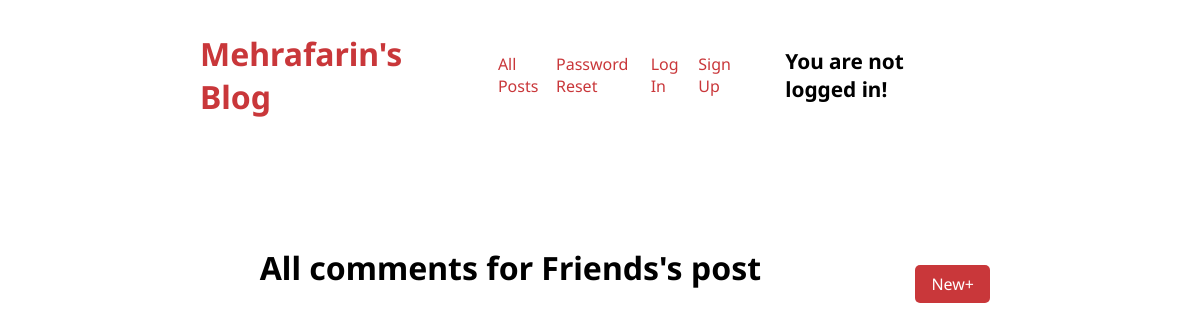
/single-post/all-comments/35/, run on an earlier commit of the app's database.
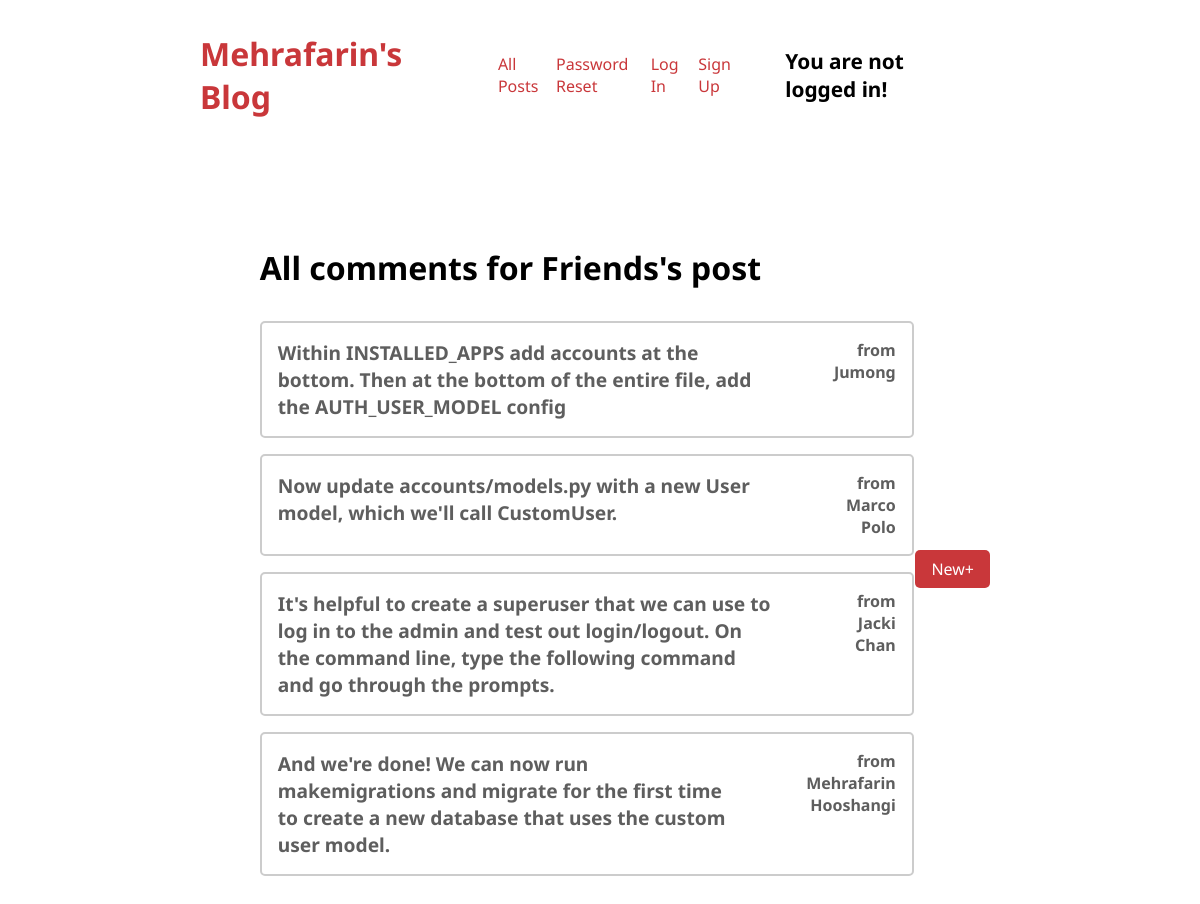
And on a later commit of the database.
### blog/models.py (models this page shows, shortened)
class Comments(models.Model):
    user_name = models.CharField(max_length=50, null=True)
    user_email =  models.EmailField(null=True)
    text = models.TextField(null=True)
    post = models.ForeignKey(Blog, on_delete=models.CASCADE, null=True, related_name='comments')

### blog/views.py (the view)
# urls.py: path('single-post/all-comments/<int:pk>/', AllCommentsView.as_view(), name='all-comments'),
class AllCommentsView(ListView):
    template_name = 'all-comments.html'
    model = Comments
    def get_context_data(self, **kwargs):
        related_comments = []
        context = super().get_context_data(**kwargs)
        post_id = self.kwargs['pk']
        post = Blog.objects.get(pk=post_id)
        comments = Comments.objects.all()
        for comment in comments:
            if comment.post:
                if comment.post.pk == post_id:
                    related_comments.append(comment)
        context['comments'] = related_comments[::-1]
        context['post'] = post
        return context

### templates/all-comments.html (shortened to what this page needs)
{% extends 'base.html' %}
{% block content %}
    <div class="container wrapper">
        <div class="all-comments">
            <ul>
                <h1>All comments for {{ post.title|title }}'s post</h1>
                {% for comment in comments %}
                    <li id="comment">{{ comment.text }} <span>from <br>{{ comment.user_name|title }}</span></li>
                {% endfor %}
            </ul>
        </div>
        <div class="new-comment">
            <a href="{% url 'blog:comment' pk=post.pk %}">New+</a>
        </div>
    </div>
{% endblock content %}

What changed in the data, as far as the page shows it:
added Comments: text "Within INSTALLED_APPS add accounts at the bottom. Then at the bottom of the entire file, add the AUTH_USER_MODEL config", user_name "Jumong"
added Comments: text "Now update accounts/models.py with a new User model, which we'll call CustomUser.", user_name "Marco Polo"
added Comments: text "It's helpful to create a superuser that we can use to log in to the admin and test out login/logout. On the command line, type the following command and go through the prompts.", user_name "Jacki Chan"
added Comments: text "And we're done! We can now run makemigrations and migrate for the first time to create a new database that uses the custom user model.", user_name "Mehrafarin Hooshangi"
